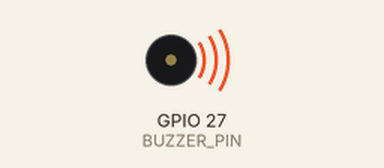
Bench run of a sketch on a simulated ESP32. Shown: buzzer (waves = sounding, pin HIGH). What the sketch prints to the serial monitor is not drawn.

Above: at 0.5 s.
Timing chart, 0 to 4.6 s (numbered marks = the images above):
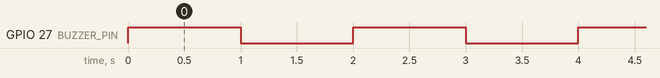

Measured:
- by itself, GPIO 27 (BUZZER_PIN): alternates HIGH for 1.0 s and LOW for 1.0 s

The sketch:

BUZZER.ino
```cpp
#define BUZZER_PIN 27  // Define buzzer pin

void setup() {
    Serial.begin(115200);  // Start serial communication
    pinMode(BUZZER_PIN, OUTPUT);  // Set buzzer pin as output
}

void loop() {
    Serial.println("Buzzer ON");
    digitalWrite(BUZZER_PIN, HIGH);  // Turn buzzer ON
    delay(1000);  // Wait 1 second

    Serial.println("Buzzer OFF");
    digitalWrite(BUZZER_PIN, LOW);  // Turn buzzer OFF
    delay(1000);  // Wait 1 second
}
```
